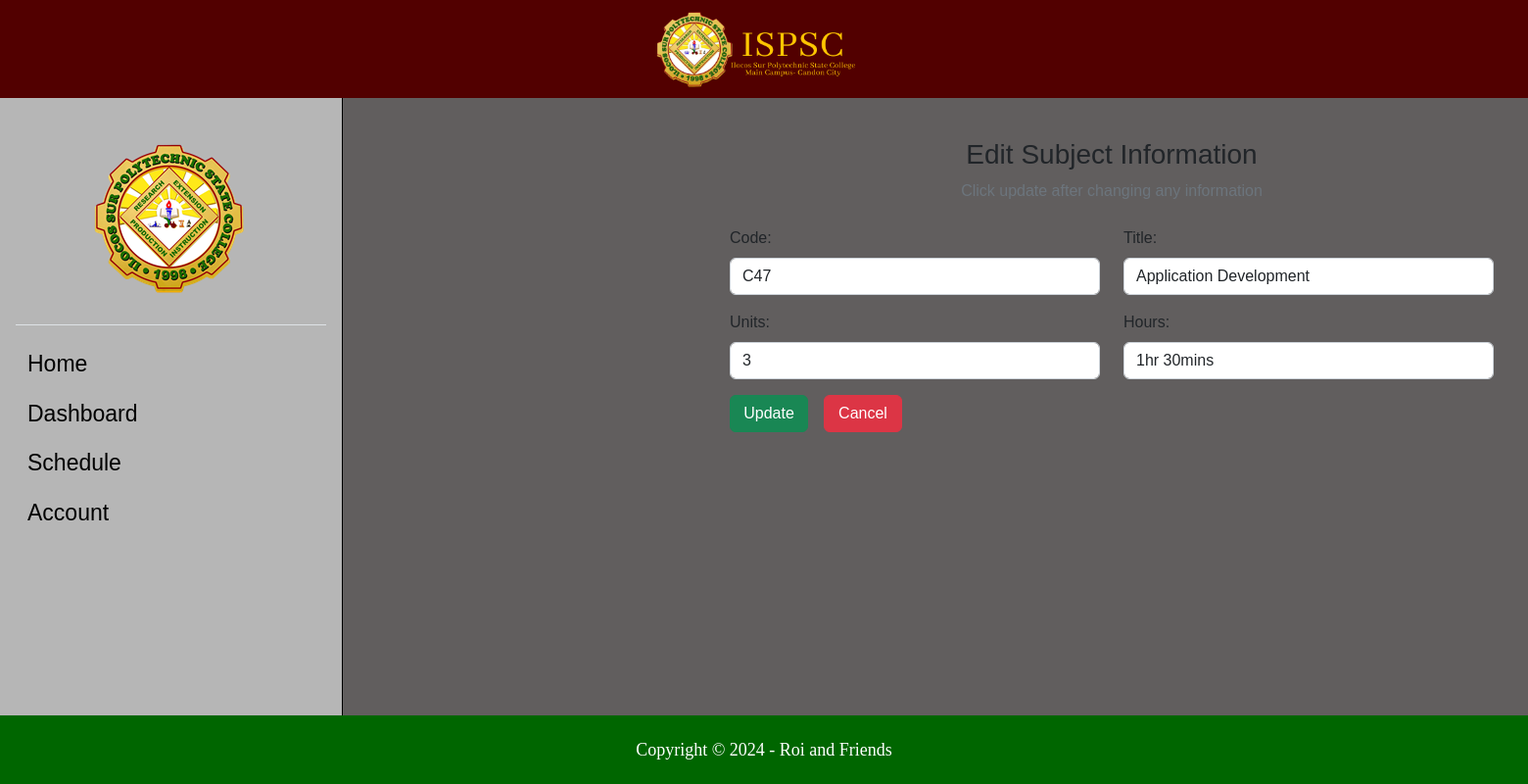
The page /SMS2/Codes/edit_sub.php?id=1 on the database its author committed.
### tables this page shows
CREATE TABLE `course_subject` (
  `cs_ID` int(11) NOT NULL,
  `cs_Code` varchar(10) NOT NULL,
  `cs_Title` varchar(50) NOT NULL,
  `cs_Units` int(11) NOT NULL,
  `cs_Hours` varchar(50) NOT NULL
);

### SMS2/Codes/edit_sub.php (the view, shortened to what this page needs)
<?php
include "db_conn.php";
$id = $_GET["id"];
?>
<!DOCTYPE html>
<html lang="en">
<head>
    <link href="https://cdn.jsdelivr.net/npm/bootstrap@5.2.3/dist/css/bootstrap.min.css" rel="stylesheet"
>
    <link rel="stylesheet" href="https://cdnjs.cloudflare.com/ajax/libs/font-awesome/6.4.0/css/all.min.css"
 />
    <link rel="stylesheet" href="style.css">
</head>
<body>
    <div>
        <header>
            <a class="nav-link active" aria-current="page" href="home.php">
                <img src="Pictures/ispsc_logo2.png" alt="">
            </a>
        </header>
        <div class="mid-content">
            <section>
                <div class="sidebar flex-shrink-0 p-3">
                    <div class="logo">
                        <a href="home.php">
                            <img src="Pictures/ispsc_logo.png" alt="">
                        </a>
                    </div>
                    <ul class="list-unstyled ps-0">
                        <li class="border-top my-3"></li>
                        <li class="mb-1">
                            <button
                                class="sidenav btn btn-toggle d-inline-flex align-items-center rounded border-0 collapsed">
                                <a class="ahome" href="home.php">Home</a>
                            </button>
                        </li>
                        <li class="mb-1">
                            <button
                                class="sidenav btn btn-toggle d-inline-flex align-items-center rounded border-0 collapsed"
                                data-bs-toggle="collapse" data-bs-target="#dashboard-collapse" aria-expanded="false">
                                Dashboard
                            </button>
                        </li>
                        <li class="mb-1">
                            <button
                                class="sidenav btn btn-toggle d-inline-flex align-items-center rounded border-0 collapsed"
                                data-bs-toggle="collapse" data-bs-target="#orders-collapse" aria-expanded="false">
                                Schedule
                            </button>
                        </li>
                        <li class="mb-1">
                            <button
                                class="sidenav btn btn-toggle d-inline-flex align-items-center rounded border-0 collapsed"
                                data-bs-toggle="collapse" data-bs-target="#account-collapse" aria-expanded="false">
                                Account
                            </button>
                        </li>
                    </ul>
                </div>
                <div class="list-container">
                <div class="text-center mb-4">
                    <h3>Edit Subject Information</h3>
                    <p class="text-muted">Click update after changing any information</p>
                </div>
                <?php
                $sql = "SELECT * FROM `course_subject` WHERE cs_ID = $id";
                $result = mysqli_query($conn, $sql);
                $row = mysqli_fetch_assoc($result);
                ?>
                <div class="container d-flex justify-content-center">
                    <form action="" method="post" style="width:50vw; min-width:300px;">
                        <div class="row mb-3">
                            <div class="col">
                                <label class="form-label">Code:</label>
                                <input type="text" class="form-control" name="cs_Code"
                                    value="<?php echo $row['cs_Code'] ?>">
                            </div>
                            <div class="col">
                                <label class="form-label">Title:</label>
                                <input type="text" class="form-control" name="cs_Title"
                                    value="<?php echo $row['cs_Title'] ?>">
                            </div>
                        </div>
                        <div class="row mb-3">
                            <div class="col">
                                <label class="form-label">Units:</label>
                                <input type="text" class="form-control" name="cs_Units"
                                    value="<?php echo $row['cs_Units'] ?>">
                            </div>
                            <div class="col">
                                <label class="form-label">Hours:</label>
                                <input type="text" class="form-control" name="cs_Hours"
                                    value="<?php echo $row['cs_Hours'] ?>">
                            </div>
                        </div>
                        <div class="addbtn">
                            <button type="submit" class="savebtn btn btn-success" name="submit">Update</button>
                            <a href="subject.php" class="btn btn-danger">Cancel</a>
                        </div>
                    </form>
                </div>
                </div>
            </section>
        </div>
        <footer>
            <p>Copyright © 2024 - Roi and Friends</p>
        </footer>
    </div>
</body>
</html>

### SMS2/Codes/style.css (style rules this page uses)
* { margin: 0; padding: 0; font-family: Arial, Helvetica, sans-serif; text-decoration: none; box-sizing: border-box; }
body { background-color: aquamarine; background-size: cover; display: flex; }
.btn { display: flex; justify-content: center; }
.mid-content { margin-top: 6.2rem; height: 82.2vh; }
.mid-content section { display: flex; flex-direction: row; }
.sidebar .logo { margin: 2rem 5rem; }
.sidebar { background-color: #b6b6b6; box-shadow: 0 0px 0px rgba(0, 0, 0, 0.288); height: 82.2vh; margin-bottom: 4px; width: 350px; min-width: 100px; border-right: 1px solid black; }
.sidebar button { font-weight: 500; font-size: 23px; color: black; }
.sidebar .sidenav { font-weight: 500; font-size: 23px; color: black; }
.sidebar .sidenav a { font-size: 23px; }
.sidebar a { font-weight: 400; font-size: 18px; text-decoration: none; color: black; }
.mid-content, .main-container { background-color: #615e5e; width: 1920px; }
.mid-content, .list-container { background-color: #615e5e; width: 1920px; }
.list-container { margin-top: -3rem; padding: 90px; }
.list-container a { width: 150px; margin-bottom: 1rem; }
.list-container .addbtn { display: flex; }
.list-container .addbtn a { margin-left: 1rem; width: 80px; }
.list-container .addbtn .savebtn { width: 80px; height: 38px; }
header { background-color: #520000; width: 100%; height: 100px; position: absolute; display: flex; justify-content: center; }
header img { height: 130px; margin-top: -0.5rem; }
footer { display: flex; justify-content: center; align-items: center; width: 100%; height: 70px; background-color: #006600; position: absolute; bottom: 0; left: 0; right: 0; }
footer p { color: #fff; margin: 0; font-family: 'Calibri'; font-size: 18px; }

### rows shown on the page
course_subject: cs_Code "C47", cs_Title "Application Development", cs_Units "3", cs_Hours "1hr 30mins"
